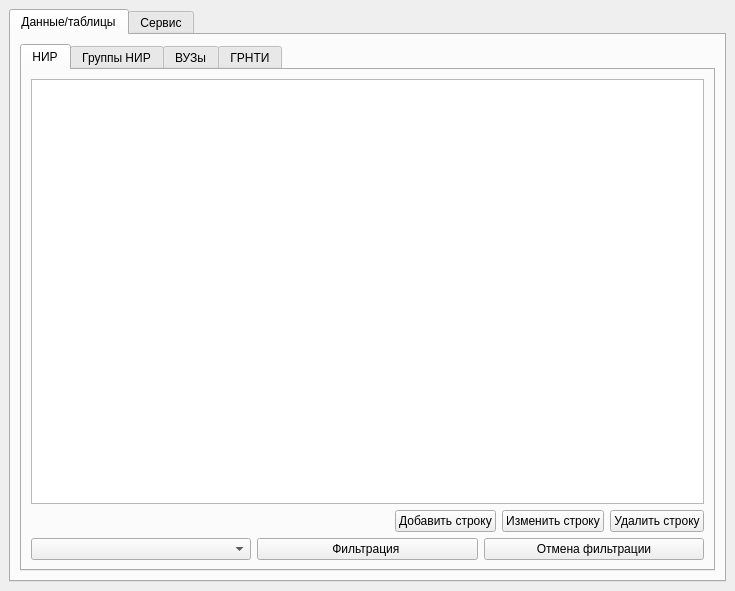
<?xml version="1.0" encoding="UTF-8"?>
<ui version="4.0">
 <class>MainWindow</class>
 <widget class="QMainWindow" name="MainWindow">
  <property name="geometry">
   <rect>
    <x>0</x>
    <y>0</y>
    <width>735</width>
    <height>591</height>
   </rect>
  </property>
  <property name="windowTitle">
   <string>Обработка данных о выставочных экспонатах.</string>
  </property>
  <widget class="QWidget" name="centralwidget">
   <layout class="QHBoxLayout" name="horizontalLayout_2">
    <item>
     <widget class="QTabWidget" name="main_tab">
      <property name="currentIndex">
       <number>0</number>
      </property>
      <widget class="QWidget" name="tab">
       <attribute name="title">
        <string>Данные/таблицы</string>
       </attribute>
       <layout class="QVBoxLayout" name="verticalLayout_4">
        <item>
         <widget class="QTabWidget" name="table_tab">
          <property name="currentIndex">
           <number>0</number>
          </property>
          <widget class="QWidget" name="tab_3">
           <attribute name="title">
            <string>НИР</string>
           </attribute>
           <layout class="QVBoxLayout" name="verticalLayout_3">
            <item>
             <widget class="QTableView" name="table_NIR">
              <property name="editTriggers">
               <set>QAbstractItemView::NoEditTriggers</set>
              </property>
             </widget>
            </item>
            <item>
             <layout class="QHBoxLayout" name="horizontalLayout_3">
              <item>
               <spacer name="horizontalSpacer">
                <property name="orientation">
                 <enum>Qt::Horizontal</enum>
                </property>
                <property name="sizeHint" stdset="0">
                 <size>
                  <width>40</width>
                  <height>20</height>
                 </size>
                </property>
               </spacer>
              </item>
              <item>
               <widget class="QPushButton" name="Button_add">
                <property name="text">
                 <string>Добавить строку</string>
                </property>
               </widget>
              </item>
              <item>
               <widget class="QPushButton" name="Button_change">
                <property name="text">
                 <string>Изменить строку</string>
                </property>
               </widget>
              </item>
              <item>
               <widget class="QPushButton" name="Button_delete">
                <property name="text">
                 <string>Удалить строку</string>
                </property>
               </widget>
              </item>
             </layout>
            </item>
            <item>
             <layout class="QHBoxLayout" name="horizontalLayout">
              <item>
               <widget class="QComboBox" name="comboBox_sort"/>
              </item>
              <item>
               <widget class="QPushButton" name="Button_filter">
                <property name="text">
                 <string>Фильтрация </string>
                </property>
               </widget>
              </item>
              <item>
               <widget class="QPushButton" name="Button_filter_2">
                <property name="text">
                 <string>Отмена фильтрации</string>
                </property>
               </widget>
              </item>
             </layout>
            </item>
           </layout>
          </widget>
          <widget class="QWidget" name="tab_6">
           <attribute name="title">
            <string>Группы НИР</string>
           </attribute>
          </widget>
          <widget class="QWidget" name="tab_4">
           <attribute name="title">
            <string>ВУЗы</string>
           </attribute>
           <layout class="QVBoxLayout" name="verticalLayout">
            <item>
             <widget class="QTableView" name="table_VUZ">
              <property name="editTriggers">
               <set>QAbstractItemView::NoEditTriggers</set>
              </property>
             </widget>
            </item>
           </layout>
          </widget>
          <widget class="QWidget" name="tab_5">
           <attribute name="title">
            <string>ГРНТИ</string>
           </attribute>
           <layout class="QVBoxLayout" name="verticalLayout_2">
            <item>
             <widget class="QTableView" name="table_GRNTI">
              <property name="editTriggers">
               <set>QAbstractItemView::NoEditTriggers</set>
              </property>
             </widget>
            </item>
           </layout>
          </widget>
         </widget>
        </item>
       </layout>
      </widget>
      <widget class="QWidget" name="tab_2">
       <attribute name="title">
        <string>Сервис</string>
       </attribute>
      </widget>
     </widget>
    </item>
   </layout>
  </widget>
  <action name="show_NIR">
   <property name="text">
    <string>НИР</string>
   </property>
   <property name="shortcut">
    <string>Ctrl+D</string>
   </property>
  </action>
  <action name="show_VUZ_2">
   <property name="text">
    <string>Вузы</string>
   </property>
  </action>
  <action name="show_grnti">
   <property name="text">
    <string>ГРНТИ</string>
   </property>
  </action>
  <action name="action1">
   <property name="text">
    <string>1</string>
   </property>
  </action>
  <action name="action2">
   <property name="text">
    <string>2</string>
   </property>
  </action>
 </widget>
 <resources/>
 <connections/>
</ui>
